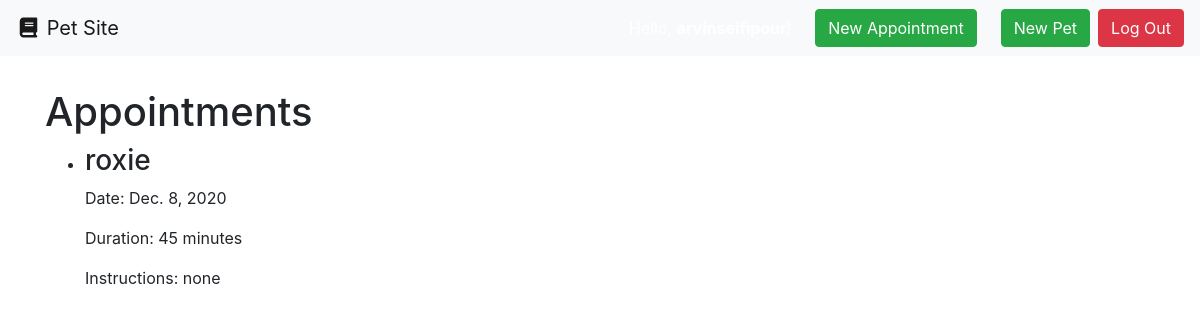
Page /calendar/ (signed in) on the committed database.
### pets/models.py (models this page shows)
class Appointment(models.Model):
    date_of_appointment = models.DateField(blank=True, null=True)
    duration_minutes = models.IntegerField(null=True)
    special_instructions = models.CharField(max_length=100)
    pet = models.ForeignKey(Pet, on_delete=models.CASCADE)
    def __str__(self):
      return str(self.pet)

class Pet(models.Model):
    pet_name = models.CharField(max_length=50)
    species = models.CharField(max_length=50)
    breed = models.CharField(max_length=50)
    weight_in_pounds = models.IntegerField(null=True)
    Owner = models.ForeignKey(
        settings.AUTH_USER_MODEL,
        on_delete=models.CASCADE,
    )
    def __str__(self):
        return self.pet_name

### pets/views.py (the view)
# urls.py: path('calendar/', views.calendar, name="calendar")
def calendar(request):
  context = {
    'appointments': Appointment.objects.order_by('date_of_appointment')
  }
  return render(request, 'calendar.html', context)

### pets/templates/calendar.html
{% extends "base.html" %}
{% block content %}
{% if request.user.is_authenticated %}
<h1>Appointments</h1>
<ul>
    {% for appointment in appointments %}
      <li>
        <h3>{{appointment}}</h3>
        <p>Date: {{appointment.date_of_appointment}}</p>
        <p>Duration: {{appointment.duration_minutes}} minutes</p>
        <p>Instructions: {{appointment.special_instructions}}</p>
      </li>
    {% endfor %}
  </ul>
 {% else %}
Please log in to view the rest of the pet site.
 {% endif %}
{% endblock %}

### rows in the picture
Appointment: pet.pet_name "roxie", date_of_appointment "Dec. 8, 2020", duration_minutes "45", special_instructions "none"
